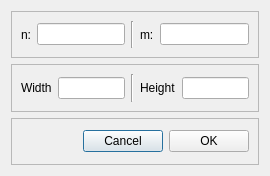
<?xml version="1.0" encoding="UTF-8"?>
<ui version="4.0">
 <class>SurfaceC0RectDialog</class>
 <widget class="QDialog" name="SurfaceC0RectDialog">
  <property name="geometry">
   <rect>
    <x>0</x>
    <y>0</y>
    <width>270</width>
    <height>176</height>
   </rect>
  </property>
  <property name="windowTitle">
   <string>Dialog</string>
  </property>
  <layout class="QVBoxLayout" name="verticalLayout">
   <item>
    <widget class="QFrame" name="frame_2">
     <property name="frameShape">
      <enum>QFrame::StyledPanel</enum>
     </property>
     <property name="frameShadow">
      <enum>QFrame::Raised</enum>
     </property>
     <layout class="QHBoxLayout" name="horizontalLayout">
      <item>
       <widget class="QLabel" name="label">
        <property name="text">
         <string>n:</string>
        </property>
       </widget>
      </item>
      <item>
       <widget class="QLineEdit" name="nLineEdit"/>
      </item>
      <item>
       <widget class="Line" name="line">
        <property name="orientation">
         <enum>Qt::Vertical</enum>
        </property>
       </widget>
      </item>
      <item>
       <widget class="QLabel" name="label_2">
        <property name="text">
         <string>m:</string>
        </property>
       </widget>
      </item>
      <item>
       <widget class="QLineEdit" name="mLineEdit"/>
      </item>
     </layout>
    </widget>
   </item>
   <item>
    <widget class="QFrame" name="frame">
     <property name="frameShape">
      <enum>QFrame::StyledPanel</enum>
     </property>
     <property name="frameShadow">
      <enum>QFrame::Raised</enum>
     </property>
     <layout class="QHBoxLayout" name="horizontalLayout_2">
      <item>
       <widget class="QLabel" name="label_3">
        <property name="text">
         <string>Width</string>
        </property>
       </widget>
      </item>
      <item>
       <widget class="QLineEdit" name="widthLineEdit"/>
      </item>
      <item>
       <widget class="Line" name="line_2">
        <property name="orientation">
         <enum>Qt::Vertical</enum>
        </property>
       </widget>
      </item>
      <item>
       <widget class="QLabel" name="label_4">
        <property name="text">
         <string>Height</string>
        </property>
       </widget>
      </item>
      <item>
       <widget class="QLineEdit" name="heightLineEdit"/>
      </item>
     </layout>
    </widget>
   </item>
   <item>
    <widget class="QFrame" name="frame_3">
     <property name="frameShape">
      <enum>QFrame::StyledPanel</enum>
     </property>
     <property name="frameShadow">
      <enum>QFrame::Raised</enum>
     </property>
     <layout class="QHBoxLayout" name="horizontalLayout_3">
      <item>
       <spacer name="horizontalSpacer">
        <property name="orientation">
         <enum>Qt::Horizontal</enum>
        </property>
        <property name="sizeHint" stdset="0">
         <size>
          <width>40</width>
          <height>20</height>
         </size>
        </property>
       </spacer>
      </item>
      <item>
       <widget class="QPushButton" name="cancelButton">
        <property name="text">
         <string>Cancel</string>
        </property>
       </widget>
      </item>
      <item>
       <widget class="QPushButton" name="okButton">
        <property name="text">
         <string>OK</string>
        </property>
       </widget>
      </item>
     </layout>
    </widget>
   </item>
  </layout>
 </widget>
 <resources/>
 <connections>
  <connection>
   <sender>okButton</sender>
   <signal>clicked()</signal>
   <receiver>SurfaceC0RectDialog</receiver>
   <slot>okButtonClicked()</slot>
   <hints>
    <hint type="sourcelabel">
     <x>210</x>
     <y>142</y>
    </hint>
    <hint type="destinationlabel">
     <x>134</x>
     <y>87</y>
    </hint>
   </hints>
  </connection>
  <connection>
   <sender>cancelButton</sender>
   <signal>clicked()</signal>
   <receiver>SurfaceC0RectDialog</receiver>
   <slot>cancelButtonClicked()</slot>
   <hints>
    <hint type="sourcelabel">
     <x>124</x>
     <y>142</y>
    </hint>
    <hint type="destinationlabel">
     <x>134</x>
     <y>87</y>
    </hint>
   </hints>
  </connection>
 </connections>
 <slots>
  <slot>cancelButtonClicked()</slot>
  <slot>okButtonClicked()</slot>
 </slots>
</ui>
